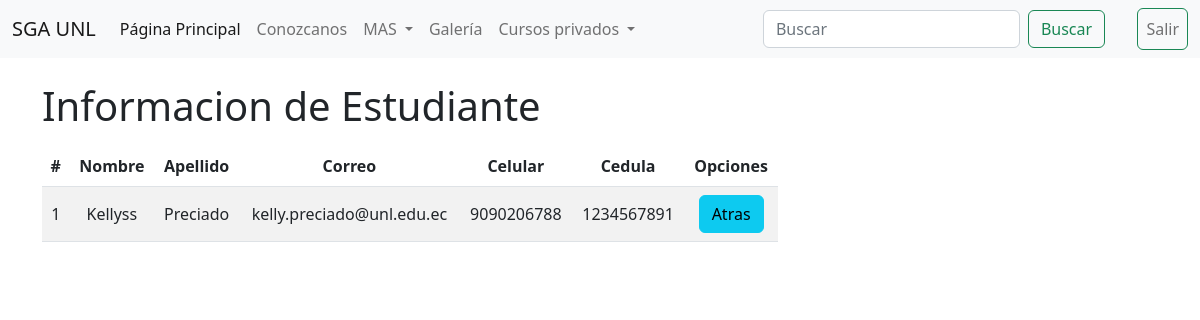
/tareas/verEstudiante/1, run on the app's committed database.
### APPAdministrarTareas/models.py (models this page shows, shortened)
class Estudiante(models.Model):
    carrera = (('sistemas','sistemas'),('computacion','computacion'),('electricidad','electricidad'),('electronica','electronica'),)
    nombreE = models.CharField(max_length=30, blank=False)
    apellidoE = models.CharField(max_length=30, blank=False)
    correoE = models.EmailField()
    celularE = models.CharField(max_length=10, blank=False)
    cedulaE = models.CharField(max_length=10, blank=False)
    user = models.CharField(max_length=15, blank=False)
    carrera_E= models.CharField(max_length=30, choices=carrera, default="", blank=False)

### APPAdministrarTareas/views.py (the view)
# urls.py: path('verEstudiante/<id>', views.verEstudiante),
def verEstudiante(request, id): #ver equipo
    estudiante = Estudiante.objects.filter(id__icontains=id)
    return render(request,'verEstudiante.html',{"cursos":estudiante})

### APPAdministrarTareas/templates/verEstudiante.html (shortened to what this page needs)
{% extends "./base.html" %}
{% block body %}
<div class="row">
    <div class="col-sm-12 col-md-6 col-lg-8 col-xl-8">
        <h1>Informacion de Estudiante</h1>
        <div class="table-responsive py-2">
            <table class="table table-striped">
                <thead>
                    <tr>
                        <th>#</th>
                        <th>Nombre</th>
                        <th>Apellido</th>
                        <th>Correo</th>
                        <th>Celular</th>
                        <th>Cedula</th>
                        <th colspan="2">Opciones</th>
                    </tr>
                </thead>
                <tbody>
                    {% for c in cursos %}
                    <tr>
                        <td>{{forloop.counter}}</td>
                        <td>{{c.nombreE}}</td>
                        <td>{{c.apellidoE}}</td>
                        <td>{{c.correoE}}</td>
                        <td>{{c.celularE}}</td>
                        <td>{{c.cedulaE}}</td>
                        <td><a href="/tareas/listadoEstudiantes/" class="btn btn-info">Atras</a></td>
                    </tr>
                    {% endfor %}
                </tbody>
            </table>
        </div>
    </div>
</div>
{% endblock %}

### APPAdministrarTareas/static/css/gestionCursos.css (style rules this page uses)
th, td { text-align: center; vertical-align: middle; }

### data on the page
Estudiante: nombreE "Kellyss", apellidoE "Preciado", correoE "kelly.preciado@unl.edu.ec", celularE "9090206788", cedulaE "1234567891"
